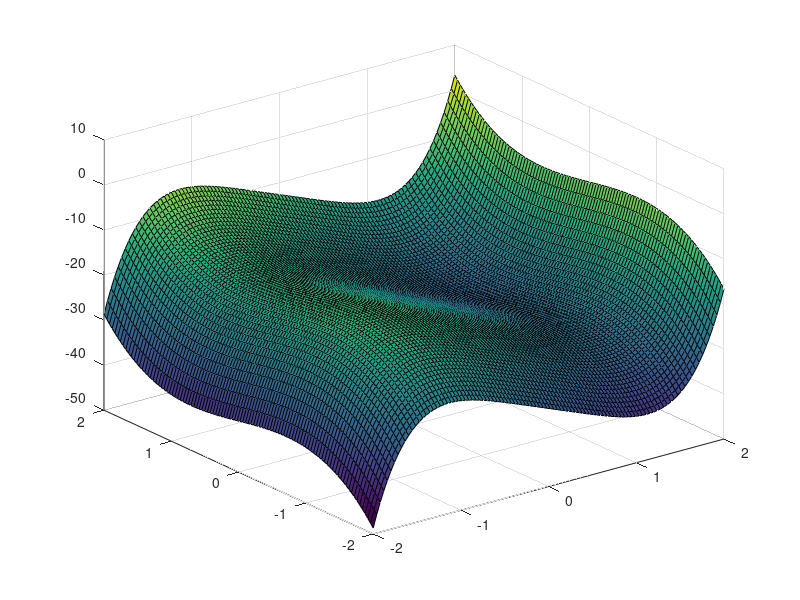

This chart was generated by the following MATLAB code: (Note: this script raises an error after producing the figure.)
# Eredeti:
# f(x) = x(1)^5 - 8*x(1) + 2*x(2)^3 - 3*x(2) - x(1)*x(2)/6

#tartomany: (-2,2)^2

# deriv1: 5*x(1)^4 - 8 - x(2)/6
# deriv2: 6*x(2)^2 - 3 - x(1)/6

# deriv1x1: 20*x(1)^3
# deriv1x2: 1/6
# deriv2x1: 1/6
# deriv2x2: 12*x(2)

# hesse = [20*x(1)^3, 1/6; 1/6, 12*x(2)];

# gradv = [5*x(1)^4 - 8 - x(2)/6 ; 6*x(2)^2 - 3 - x(1)/6];

max_iterations = 30;
epsilon = 1e-5;
# x0 = [1;1] # grad: 19, newton: 5, bfgs: 6
# x0 = [-1; 0]; # grad: 21, newton: 17, bfgs: 10
x0 = [1; -0.5]; # grad: 24(1.12893, 0.72894), newton: 5(1.12039, -0.72878), bfgs: 9(1.12893, 0.72894)

xx = linspace(-2,2);
yy = xx;

[X, Y] = meshgrid(xx, yy);

Z = X.^5 - 8*X + 2*Y.^3 - 3*Y - X*Y./6;

figure('name', 'Surface'); surf(X, Y, Z); hold on;

[x_grad, k_grad] = graddescent(x0, epsilon)

[x_newton, k_newton] = myNewton2(x0, epsilon, max_iterations)

[x_bfgs, k_bfgs] = myBFGS2(x0, epsilon, max_iterations)



